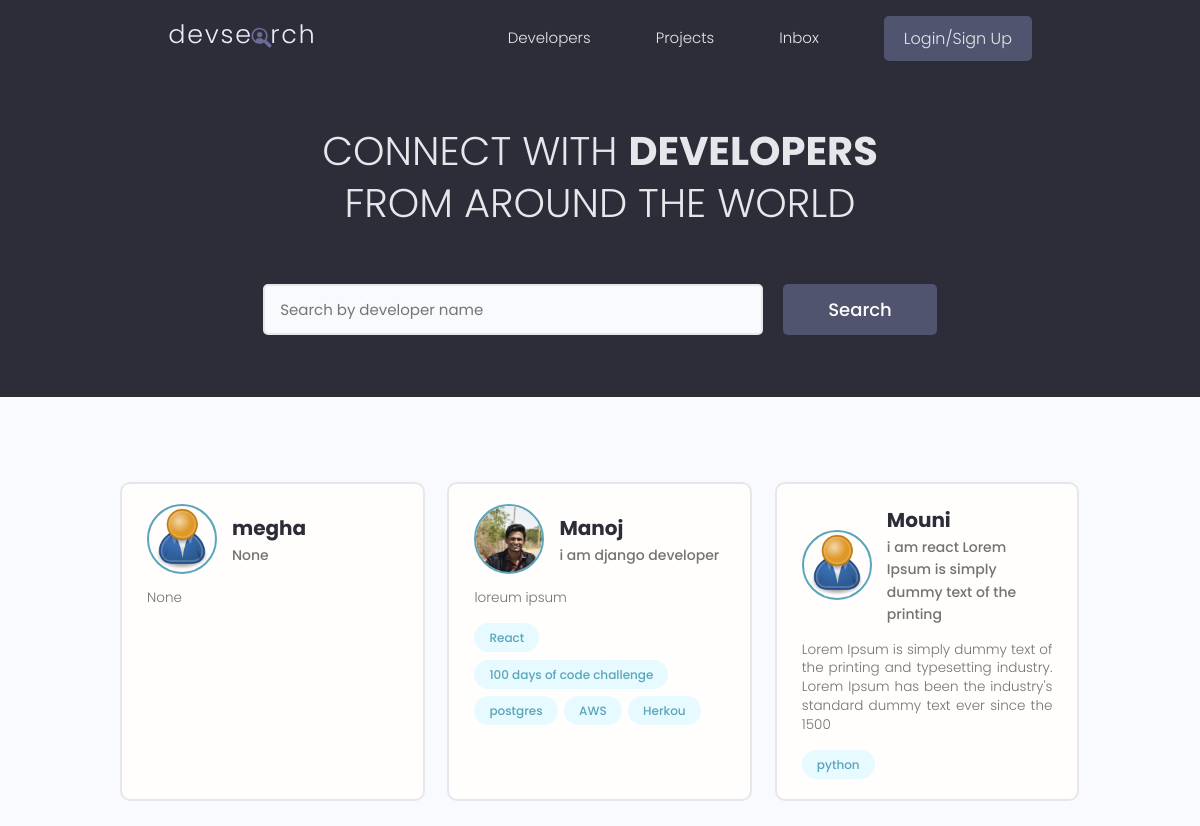
The page / on the database its author committed.
### user/models.py (models this page shows, shortened)
class Profile(models.Model):
    user = models.OneToOneField(User, on_delete=models.CASCADE,null =True,blank=True)
    name = models.CharField(max_length=200, null=True,blank=True)
    username = models.CharField(max_length=200, null=True,blank=True)
    location = models.CharField(max_length=200, null=True,blank=True)
    email = models.EmailField(max_length=200,null=True,blank=True)
    short_intro = models.CharField(max_length=200, null=True,blank=True)
    bio = models.TextField(blank=True,null=True)
    profile_image = models.ImageField(null = True, blank= True, upload_to='profiles/',default='profiles/user-default.png')
    social_github = models.CharField(max_length=200, null=True,blank=True)
    social_twitter = models.CharField(max_length=200, null=True,blank=True)
    social_linkedin = models.CharField(max_length=200, null=True,blank=True)
    social_facebook = models.CharField(max_length=200, null=True,blank=True)
    social_youtube = models.CharField(max_length=200, null=True,blank=True)
    social_website = models.CharField(max_length=200, null=True,blank=True)
    created = models.DateField(auto_now_add=True)
    id = models.UUIDField(default = uuid.uuid4, unique=True, primary_key=True, editable=False)

class Skill(models.Model):
    owner = models.ForeignKey(Profile, on_delete=models.CASCADE,null=True,blank=True)
    name = models.CharField(max_length=200, null=True,blank=True)
    descripition = models.TextField(blank=True,null=True)
    created = models.DateField(auto_now_add=True)
    id = models.UUIDField(default = uuid.uuid4, unique=True, primary_key=True, editable=False)
    def __str__(self):
        return self.name

### user/views.py (the view)
# urls.py: path('', views.profiles, name="profiles"),
def profiles(request):
    profiles,search_query = searchProfile(request)
    tags = Tag.objects.all()
    context = {'profiles':profiles,
    'tags':tags,'search_query':search_query}
    return render(request, "users/profiles.html",context)

### user/helper.py (called while the page is built)
def searchProfile(request):
    search_query = ''
    if request.GET.get('search_query'):
        search_query = request.GET.get('search_query')
    skills = Skill.objects.filter(name__icontains=search_query)
    profiles = Profile.objects.distinct().filter(Q(name__icontains=search_query)|
        Q(short_intro__icontains=search_query)|
        Q(skill__in=skills))
    return profiles,search_query

### user/templates/users/profiles.html (shortened to what this page needs)
{% extends 'main.html' %}
{% block content %}
<main class="home">
    <section class="hero-section text-center">
      <div class="container container--narrow">
        <div class="hero-section__box">
          <h2>CONNECT WITH <span>DEVELOPERS</span></h2>
          <h2>FROM AROUND THE WORLD</h2>
        </div>
        <div class="hero-section__search">
          <form class="form" action="{% url 'profiles' %}" method="get">
            <div class="form__field">
              <input class="input input--text" id="formInput#search" type="text" name="search_query"
               value="{{search_query}}" placeholder="Search by developer name" />
            </div>
            <input class="btn btn--sub btn--lg" type="submit" value="Search" />
          </form>
        </div>
      </div>
    </section>
    <section class="devlist">
      <div class="container">
        <div class="grid grid--three">
          {% for profile in profiles %}
          <div class="column card">
            <div class="dev">
              <a href="{% url 'user-profile' profile.id %}" class="card__body">
                <div class="dev__profile">
                  <img class="avatar avatar--md" src="{{profile.profile_image.url}}" alt="image" />
                  <div class="dev__meta">
                    <h3>{{profile.name}}</h3>
                    <h5>{{profile.short_intro|slice:'60'}}</h5>
                  </div>
                </div>
                <p class="dev__info">{{profile.bio|slice:'150'}}</p>
                <div class="dev__skills">
                  {% for skill in profile.skill_set.all %}
                  <span class="tag tag--pill tag--main">
                    <small>{{skill}}</small>
                  </span>
                  {% endfor %}
                </div>
              </a>
            </div>
          </div>
          {%endfor%}
        </div>
      </div>
    </section>
  </main>
{% endblock content %}

### static/styles/app.css (style rules this page uses)
:root { --color-sub: #2d2d39; }
.btn--sub { background-color: var(--color-sub-light); }
.card { border: 2px solid var(--color-light); }
img { width: 100%; }
.hero-section { height: 40vh; display: flex; align-items: center; background-color: var(--color-sub); }
.hero-section__box { margin-bottom: 4rem; }
.hero-section__box > h2, .hero-section__box > h2 > span { font-size: 4rem; color: var(--color-light); line-height: 1.3; text-transform: uppercase; }
.hero-section__box > h2 { font-weight: 300; }
.hero-section__box > h2 > span { font-weight: 700; }
.hero-section__search > .form { display: flex; align-items: center; justify-content: center; gap: 2rem; }
.hero-section__search > .form input.input--text { width: 50rem; }
.devlist { margin-top: 8rem; }
.devlist .grid { align-items: stretch; }
.devlist .dev .dev__profile { display: flex; align-items: center; gap: 1.5rem; }
.devlist .dev .dev__meta h3 { color: var(--color-sub); font-size: 2rem; font-weight: 700; }
.devlist .dev .dev__meta h5 { color: var(--color-text); font-size: 1.4rem; font-weight: 500; }
.devlist .dev .dev__info { margin: 1.5rem 0; font-size: 1.35rem; line-height: 1.4; text-align: justify; }

### static/uikit/styles/modules/_variables.css (style rules this page uses)
:root { --color-main: #5aa5b9; --color-main-light: #e6faff; --color-sub: #3f4156; --color-sub-light: #51546e; --color-sub-lighter: #ededfd; --color-text: #737373; --color-gray: #8b8b8b; --color-light: #e5e7eb; --color-light-gray: #767676; --color-bg: #f8fafd; --color-white: #fffefd; --color-white-light: #f3f3f3; --color-success: #359e64; --color-success-bg: #def8e8; --color-error: #fc4b0b; --color-error-bg: #fff2ee; --font-base: 'Poppins', arial, helvetica, 'Segoe UI', roboto, ubuntu, sans-serif; --font-monospace: 'Fira Code', 'Courier New', courier, monospace; --font-regular: 300; --font-medium: 500; --font-bold: 700; --generic-shadow: 1px 1px 5px #00000010; --generic-transition: all 0.3s ease-in-out; }

### static/uikit/styles/modules/_base.css (style rules this page uses)
* { margin: 0; padding: 0; box-sizing: border-box; text-rendering: optimizeLegibility; color: inherit; font-size: inherit; }
html { font-size: 50%; }
@media only screen and (min-width: 480px) { html { font-size: 56.25%; } }
@media only screen and (min-width: 1200px) { html { font-size: 62.5%; } }
body { line-height: 1.6; font-weight: 400; font-size: 1.5rem; color: var(--color-text); background-color: var(--color-bg); min-height: 100vh; }

### static/uikit/styles/modules/_typography.css (style rules this page uses)
* { font-family: var(--font-base); }
h2 { font-size: 3.6rem; font-weight: var(--font-bold); }
h3 { font-size: 3.2rem; font-weight: var(--font-medium); }
h5 { font-size: 2.4rem; font-weight: var(--font-medium); }
h5, h6 { font-weight: var(--font-regular); }
p, span, strong { font-size: 1.6rem; color: var(--color-text); font-weight: var(--font-regular); }
a { padding-bottom: 2px; text-decoration: none; display: inline-block; color: var(--color-main); font-weight: var(--font-medium); }

### static/uikit/styles/modules/_utilities.css (style rules this page uses)
.container { width: 92%; max-width: 165rem; margin: 0 auto; box-sizing: border-box; }
.container--narrow { width: 92%; max-width: 120rem; }
@media screen and (min-width: 1000px) { .container { width: 90%; } }
@media screen and (min-width: 1000px) { .container--narrow { width: 85%; } }
@media screen and (min-width: 1200px) { .container { width: 80%; } }
@media screen and (min-width: 1200px) { .container--narrow { width: 72%; } }
.text-center { text-align: center; }

### static/uikit/styles/modules/_avatar.css (style rules this page uses)
.avatar { border-radius: 50%; border: 2px solid var(--color-main); object-fit: cover; }
.avatar--md { height: 7rem; width: 7rem; }

### static/uikit/styles/modules/_button.css (style rules this page uses)
.btn { display: inline-block; position: relative; cursor: pointer; background-color: var(--color-light); font-weight: var(--font-medium); color: var(--color-sub); text-decoration: none; padding: 1rem 2rem; border-radius: 0.5rem; border: none; width: -webkit-fit-content; width: -moz-fit-content; width: fit-content; height: -webkit-fit-content; height: -moz-fit-content; height: fit-content; font-size: 1.6rem; outline-width: 0; outline-color: transparent; -webkit-backface-visibility: hidden; backface-visibility: hidden; transition: all 0.3s ease-in-out; }
.btn--sub { background-color: var(--color-sub); color: var(--color-white); }
.btn--lg { font-size: 1.8rem; padding: 1.2rem 4.5rem; }

### static/uikit/styles/modules/_card.css (style rules this page uses)
.card { border-radius: 1rem; background-color: var(--color-white); border: 1.5px solid var(--color-light); width: auto; height: auto; margin-top: 0.5rem; margin-bottom: 0.5rem; overflow: hidden; }
.card__body, .card__header { padding: 2rem 2.5rem; }

### rows shown on the page
Profile: profile_image (placeholder picture), name "megha", short_intro "None", bio "None"
Profile: profile_image (picture), name "Manoj", short_intro "i am django developer", bio "loreum ipsum"
Skill: name "React"
Skill: name "100 days of code challenge"
Skill: name "postgres"
Skill: name "AWS"
Skill: name "Herkou"
Profile: profile_image (placeholder picture), name "Mouni", short_intro "i am react Lorem Ipsum is simply dummy text of the printing", bio "Lorem Ipsum is simply dummy text of the printing and typesetting industry. Lorem Ipsum has been the industry's standard dummy text ever since the 1500"
Skill: name "python"
